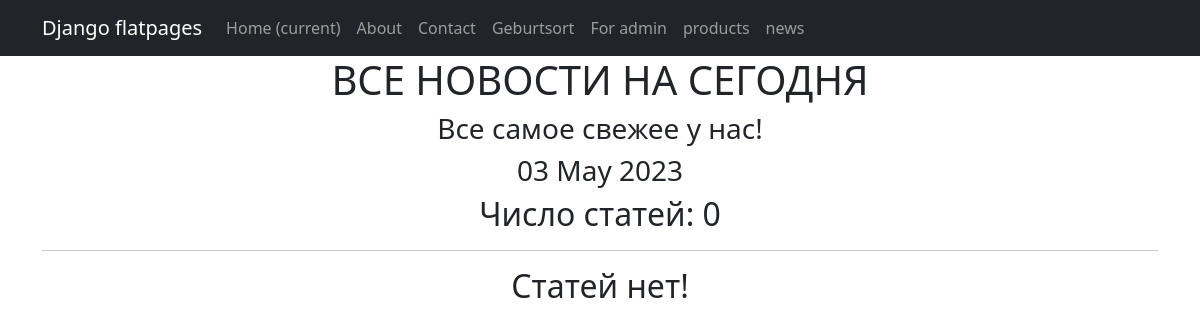
The page /products/post/ on the database as committed earlier.
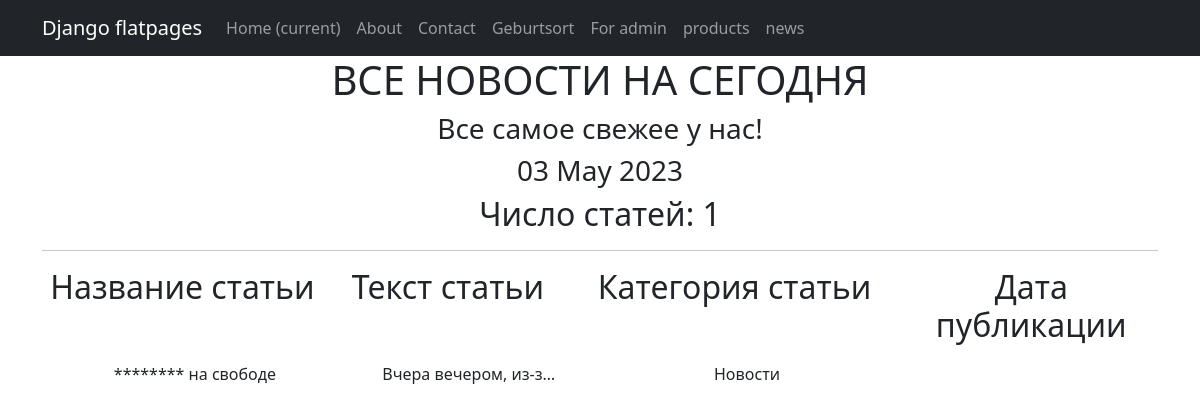
The same page on the database as committed later.
### simpleapp/models.py (models this page shows, shortened)
class NewsPortal(models.Model):
    sort_date_of_publication = models.DateTimeField(auto_now_add=True)
    article_title = models.CharField(max_length=50, unique=True)   # названия статьи не должны повторяться
    article_description = models.TextField()   # Текст статьи
    news_category = models.ForeignKey(to='NewsCategory', on_delete=models.CASCADE, related_name='news')   # все

class NewsCategory(models.Model):
    article_title = models.CharField(max_length=100, unique=True)

### simpleapp/views.py (the view)
# urls.py: path('post/', NewsList.as_view()),
class NewsList(ListView):
    model = NewsPortal
    ordering = '-sort_date_of_publication'
    template_name = 'flatpages/news.html'
    context_object_name = 'news'
    def get_context_data(self, **kwargs):
        context = super().get_context_data(**kwargs)
        context['time_now'] = datetime.utcnow()
        context['next_sale'] = 'Все самое свежее у нас!'
        return context

### simpleapp/templatetags/custom_censor.py (called while the page is built)
def censor(value):
    bad_words = ['обезьян', 'Мартышки']
    for word in bad_words:
        value = value.replace(word, '*' * len(word))
    return value

### templates/flatpages/news.html (shortened to what this page needs)
{% extends 'flatpages/default.html' %}
{% load custom_censor %}
{% block content %}
   <h1>ВСЕ НОВОСТИ НА СЕГОДНЯ</h1>
   <h3> {{ next_sale|default_if_none:"Свежие новости каждый день!" }} </h3>
   <h3>{{ time_now|date:'d M Y' }}</h3>
   <tr>
      <h2>Число статей: {{ news|length  }} </h2>
   </tr>
   <hr>
   {% if news %}
       <table>
           <tr>
               <td><h2><p style="text-align: center;">Название статьи&nbsp; &nbsp; &nbsp; &nbsp; &nbsp; &nbsp;
               </p></h2></td>
               <td><h2><p style="text-align: center;"> Текст статьи&nbsp; &nbsp; &nbsp; &nbsp; &nbsp; &nbsp; </p></h2></td>
               <td><h2><p style="text-align: center;"> Категория статьи&nbsp; &nbsp; &nbsp; &nbsp; &nbsp; &nbsp; </p></h2></td>
               <td><h2><p style="text-align: center;"> Дата публикации</p></h2></td>
           </tr>
            {% for new in news %}
            <tr>
              <td>{{ new.article_title|censor }}</td>
              <td>{{ new.article_description|truncatechars:20|censor }}</td>
              <td>{{ new.news_category.article_title }}</td>
              <td>{{ new.sort_date_of_publication|date:'h m d M Y' }}</td>
            </tr>
            {% endfor %}
       </table>
   {% else %}
       <h2>Статей нет!</h2>
   {% endif %}
{% endblock content %}

Rows that differ between the two databases and show on the page:
added NewsPortal: article_title|censor "******** на свободе", article_description|censor "Вчера вечером, из-з…", news_category.article_title "Новости"
Other text that changed with them:
{{ news|length }}: "0" → "1"
text no longer shown: "Статей нет!"
text now shown: "Название статьи Текст статьи Категория статьи Дата публикации"
